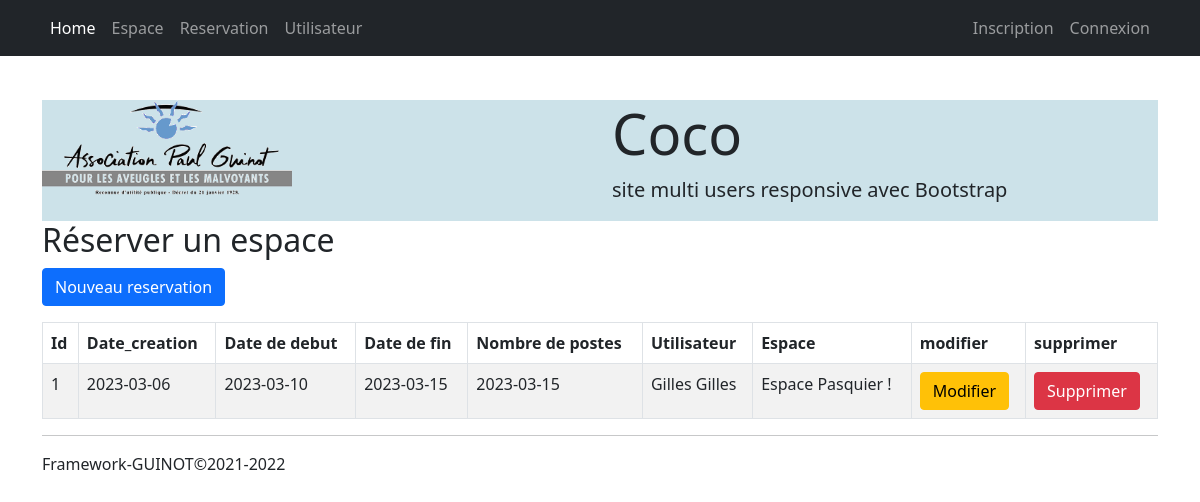
Page /index.php?m=reservation&a=index on the committed database.
### tables this page shows
CREATE TABLE `reservation` (
  `res_id` int(11) NOT NULL,
  `res_date_creation` date DEFAULT NULL,
  `res_date_debut` date DEFAULT NULL,
  `res_date_fin` date DEFAULT NULL,
  `res_nbposte` int(11) DEFAULT NULL,
  `res_utilisateur` int(11) NOT NULL,
  `res_espace` int(11) NOT NULL
);

CREATE TABLE `espace` (
  `esp_id` int(11) NOT NULL,
  `esp_nom` varchar(200) DEFAULT NULL,
  `esp_description` varchar(5000) DEFAULT NULL,
  `esp_adresse` varchar(300) DEFAULT NULL,
  `esp_nbposte` int(11) DEFAULT NULL,
  `esp_prix` float DEFAULT NULL
);

### application/module/reservation/Ctr_reservation.class.php (called while the page is built, shortened)
<?php
class Ctr_reservation extends Ctr_controleur implements I_crud
{
	public function __construct($action)
	{
		$a = "a_$action";
		$this->$a();
	}
	function a_index()
	{
		$u = new Reservation();
		$data = $u->selectAll();
		require $this->gabarit;
	}
}

### www/index.php (called while the page is built, shortened)
<?php
new $module($_GET["a"]);

### framework/fonction.php (called while the page is built, shortened)
<?php
function hlien()
{
	$args = func_get_args();
	$nb = count($args) / 2;
	$m = $args[0];
	$a = $args[1];
	if (!isset($args[2]))
		return "index.php?m=$m&a=$a";
	else {
		$para = array();
		for ($i = 1; $i < $nb; $i++)
			$para[] = $args[2 * $i] . "=" . $args[2 * $i + 1];
		$s = implode("&", $para);
		return "index.php?m=$m&a=$a&$s";
	}
}
function mhe($x)
{
	return htmlentities($x, ENT_QUOTES, "utf-8");
}

### application/table/Reservation.class.php (called while the page is built, shortened)
<?php
class Reservation extends Table
{
	public function selectAll(): array
	{
		$sql = "SELECT uti_id, uti_nom, uti_prenom,
		uti_email, uti_mdp, uti_profil, esp_nom,
		CONCAT(uti_prenom, ' ', uti_nom) uti_nc,
		res_id, res_date_creation, res_date_debut,res_date_fin, res_date_fin
		res_nbposte, res_utilisateur, res_espace
		FROM reservation, espace, utilisateur
		WHERE res_utilisateur = uti_id AND res_espace = esp_id";
		$result = self::$link->query($sql);
		return $result->fetchAll();
	}
}

### application/module/reservation/vue_reservation_index.php (the view)
 <h2>Réserver un espace</h2>
 <p><a class="btn btn-primary" href="<?= hlien("reservation", "edit", "id", 0) ?>">Nouveau reservation</a></p>
 <table class="table table-striped table-bordered table-hover">
 	<thead>
 		<tr>
 			<th>Id</th>
 			<th>Date_creation</th>
 			<th>Date de debut</th>
 			<th>Date de fin</th>
 			<th>Nombre de postes</th>
 			<th>Utilisateur</th>
 			<th>Espace</th>
 			<?php if (true) { ?>
 				<th>modifier</th>
 				<th>supprimer</th>
 			<?php } ?>
 		</tr>
 	</thead>
 	<tbody>
 		<?php
foreach ($data as $row) { ?>
 			<tr>
 				<td><?= mhe($row['res_id']) ?></td>
 				<td><?= mhe($row['res_date_creation']) ?></td>
 				<td><?= mhe($row['res_date_debut']) ?></td>
 				<td><?= mhe($row['res_date_fin']) ?></td>
 				<td><?= mhe($row['res_nbposte']) ?></td>
 				<td><?= mhe($row['uti_nc']) ?></td>
 				<td><?= mhe($row['esp_nom']) ?></td>
 				<td><a class="btn btn-warning" href="<?= hlien("reservation", "edit", "id", $row["res_id"]) ?>">Modifier</a></td>
 				<td><a class="btn btn-danger" href="<?= hlien("reservation", "delete", "id", $row["res_id"]) ?>">Supprimer</a></td>
 			</tr>
 		<?php } ?>
 	</tbody>
 </table>

### www/_css/style.css (style rules this page uses)
body { margin-top:100px; }

### rows in the picture
reservation: res_id "1", res_date_creation "2023-03-06", res_date_debut "2023-03-10", res_date_fin "2023-03-15", uti_nc "Gilles Gilles", res_espace.esp_nom "Espace Pasquier !"

### other values in the picture
SITE_NOM "Coco"
